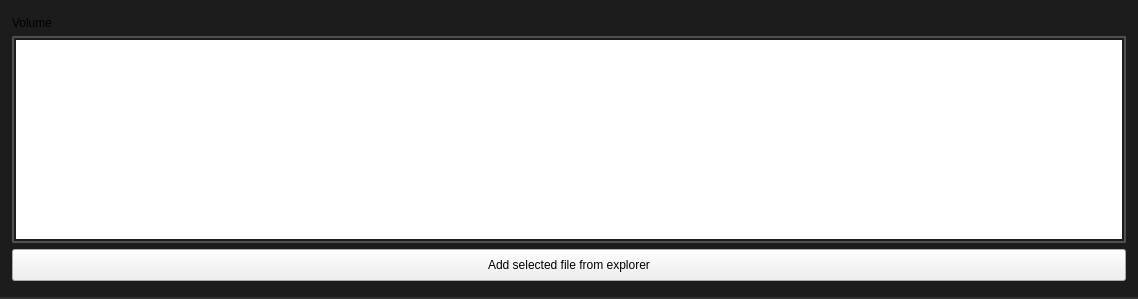
<?xml version="1.0" encoding="UTF-8"?>
<ui version="4.0">
 <class>PropertyWidet</class>
 <widget class="QWidget" name="PropertyWidet">
  <property name="geometry">
   <rect>
    <x>0</x>
    <y>0</y>
    <width>1138</width>
    <height>299</height>
   </rect>
  </property>
  <property name="minimumSize">
   <size>
    <width>0</width>
    <height>170</height>
   </size>
  </property>
  <property name="maximumSize">
   <size>
    <width>16777215</width>
    <height>169999</height>
   </size>
  </property>
  <property name="windowTitle">
   <string>Form</string>
  </property>
  <property name="styleSheet">
   <string notr="true"/>
  </property>
  <layout class="QHBoxLayout" name="horizontalLayout">
   <property name="spacing">
    <number>0</number>
   </property>
   <property name="leftMargin">
    <number>0</number>
   </property>
   <property name="topMargin">
    <number>0</number>
   </property>
   <property name="rightMargin">
    <number>0</number>
   </property>
   <property name="bottomMargin">
    <number>0</number>
   </property>
   <item>
    <widget class="QFrame" name="frame">
     <property name="styleSheet">
      <string notr="true">.QFrame {
    font: 580 10pt &quot;Segoe UI&quot;;
    border: 2px solid black;
    border-radius: 0px;
    border-left: 0px;
    border-right: 0px;
	border-top: 0px;
    border-color: rgba(50, 50, 50, 255);
    padding: 8px;
    padding-left: 6px;
    padding-right: 6px;
    color: #E3E3E3;
    background-color: #1C1C1C;
}

.QFrame::hover {
}
.QFrame::selected {
    background-color: #414956;
}</string>
     </property>
     <property name="frameShape">
      <enum>QFrame::StyledPanel</enum>
     </property>
     <property name="frameShadow">
      <enum>QFrame::Raised</enum>
     </property>
     <property name="lineWidth">
      <number>0</number>
     </property>
     <layout class="QHBoxLayout" name="horizontalLayout_2">
      <property name="spacing">
       <number>0</number>
      </property>
      <property name="leftMargin">
       <number>0</number>
      </property>
      <property name="topMargin">
       <number>0</number>
      </property>
      <property name="rightMargin">
       <number>0</number>
      </property>
      <property name="bottomMargin">
       <number>0</number>
      </property>
      <item>
       <widget class="QFrame" name="frame_2">
        <property name="styleSheet">
         <string notr="true">.QFrame {
    font: 580 10pt &quot;Segoe UI&quot;;
    border: 2px solid black;
    border-radius: 0px;
    border-left: 0px;
    border-right: 0px;
	border-top: 0px;
border-bottom: 0px;
    border-color: rgba(50, 50, 50, 255);
    padding: 8px;
    padding-left: 6px;
    padding-right: 6px;
    color: #E3E3E3;
    background-color: #1C1C1C;
}

.QFrame::hover {
}
.QFrame::selected {
    background-color: #414956;
}</string>
        </property>
        <property name="frameShape">
         <enum>QFrame::StyledPanel</enum>
        </property>
        <property name="frameShadow">
         <enum>QFrame::Raised</enum>
        </property>
        <layout class="QVBoxLayout" name="verticalLayout">
         <property name="spacing">
          <number>6</number>
         </property>
         <property name="leftMargin">
          <number>0</number>
         </property>
         <property name="topMargin">
          <number>0</number>
         </property>
         <property name="rightMargin">
          <number>0</number>
         </property>
         <property name="bottomMargin">
          <number>0</number>
         </property>
         <item>
          <widget class="QLabel" name="label">
           <property name="styleSheet">
            <string notr="true">border:0px;
background-color: rgba(255, 255, 255, 0);</string>
           </property>
           <property name="text">
            <string>Volume</string>
           </property>
          </widget>
         </item>
         <item>
          <widget class="QListWidget" name="listWidget">
           <property name="sizePolicy">
            <sizepolicy hsizetype="Expanding" vsizetype="MinimumExpanding">
             <horstretch>0</horstretch>
             <verstretch>0</verstretch>
            </sizepolicy>
           </property>
           <property name="styleSheet">
            <string notr="true">QListWidget {
    border: 2px solid #CCCCCC;
    border-color: rgba(80, 80, 80, 255);
    border-radius: 2px;
    padding: 2px;
    color: #E3E3E3;
}
QListWidget::item {
    padding-top: 4px;
padding-bottom: 4px;
}
QListWidget::item:selected {
}

QListWidget::item:hover {
}
</string>
           </property>
           <property name="verticalScrollBarPolicy">
            <enum>Qt::ScrollBarAsNeeded</enum>
           </property>
           <property name="horizontalScrollBarPolicy">
            <enum>Qt::ScrollBarAsNeeded</enum>
           </property>
           <property name="sizeAdjustPolicy">
            <enum>QAbstractScrollArea::AdjustIgnored</enum>
           </property>
           <property name="autoScroll">
            <bool>true</bool>
           </property>
           <property name="resizeMode">
            <enum>QListView::Adjust</enum>
           </property>
           <property name="layoutMode">
            <enum>QListView::SinglePass</enum>
           </property>
           <property name="uniformItemSizes">
            <bool>true</bool>
           </property>
          </widget>
         </item>
         <item>
          <widget class="QPushButton" name="pushButton">
           <property name="minimumSize">
            <size>
             <width>0</width>
             <height>32</height>
            </size>
           </property>
           <property name="text">
            <string>Add selected file from explorer</string>
           </property>
          </widget>
         </item>
        </layout>
       </widget>
      </item>
     </layout>
    </widget>
   </item>
  </layout>
 </widget>
 <resources/>
 <connections/>
</ui>
